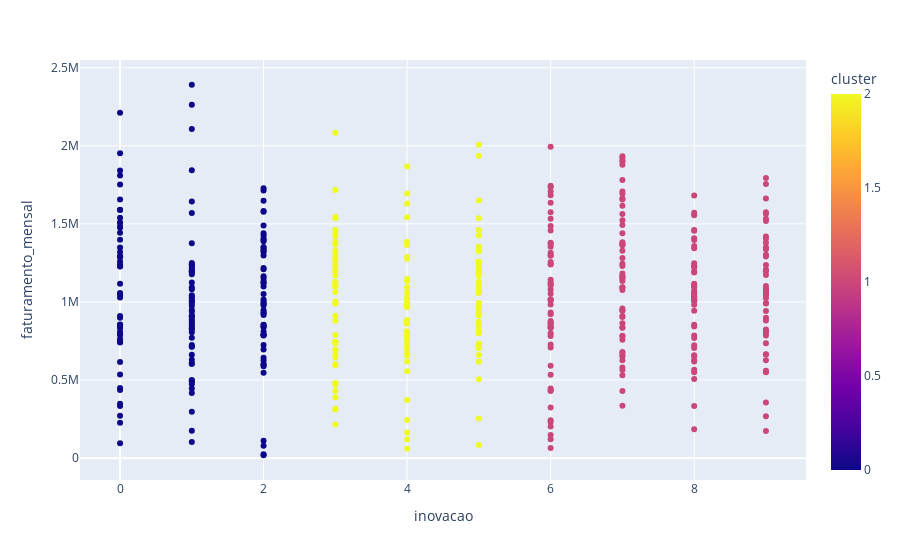

Notebook code for this chart:
### Code cell
# Cruzar inovacao e faturamento, apresentando os clusters
px.scatter(df_clients, x='inovacao', y='faturamento_mensal', color='cluster')

### Figure 1 — Plotly figure (JSON) as saved in the notebook; plotly's stock layout.template omitted (floating-point values rounded to 4 significant figures; data arrays with more than 128 entries replaced by an {"elided": "..."} marker saying what was removed)
{"data": [{"hovertemplate": "inovacao=%{x}<br>faturamento_mensal=%{y}<br>cluster=%{marker.color}<extra></extra>", "legendgroup": "", "marker": {"color": {"elided": "500 int values"}, "coloraxis": "coloraxis", "symbol": "circle"}, "mode": "markers", "name": "", "orientation": "v", "showlegend": false, "type": "scatter", "x": {"elided": "500 int values"}, "xaxis": "x", "y": {"elided": "500 float values"}, "yaxis": "y"}], "layout": {"coloraxis": {"colorbar": {"title": {"text": "cluster"}}, "colorscale": [[0, "#0d0887"], [0.1111, "#46039f"], [0.2222, "#7201a8"], [0.3333, "#9c179e"], [0.4444, "#bd3786"], [0.5556, "#d8576b"], [0.6667, "#ed7953"], [0.7778, "#fb9f3a"], [0.8889, "#fdca26"], [1, "#f0f921"]]}, "legend": {"tracegroupgap": 0}, "margin": {"t": 60}, "xaxis": {"anchor": "y", "domain": [0, 1], "title": {"text": "inovacao"}}, "yaxis": {"anchor": "x", "domain": [0, 1], "title": {"text": "faturamento_mensal"}}}}
